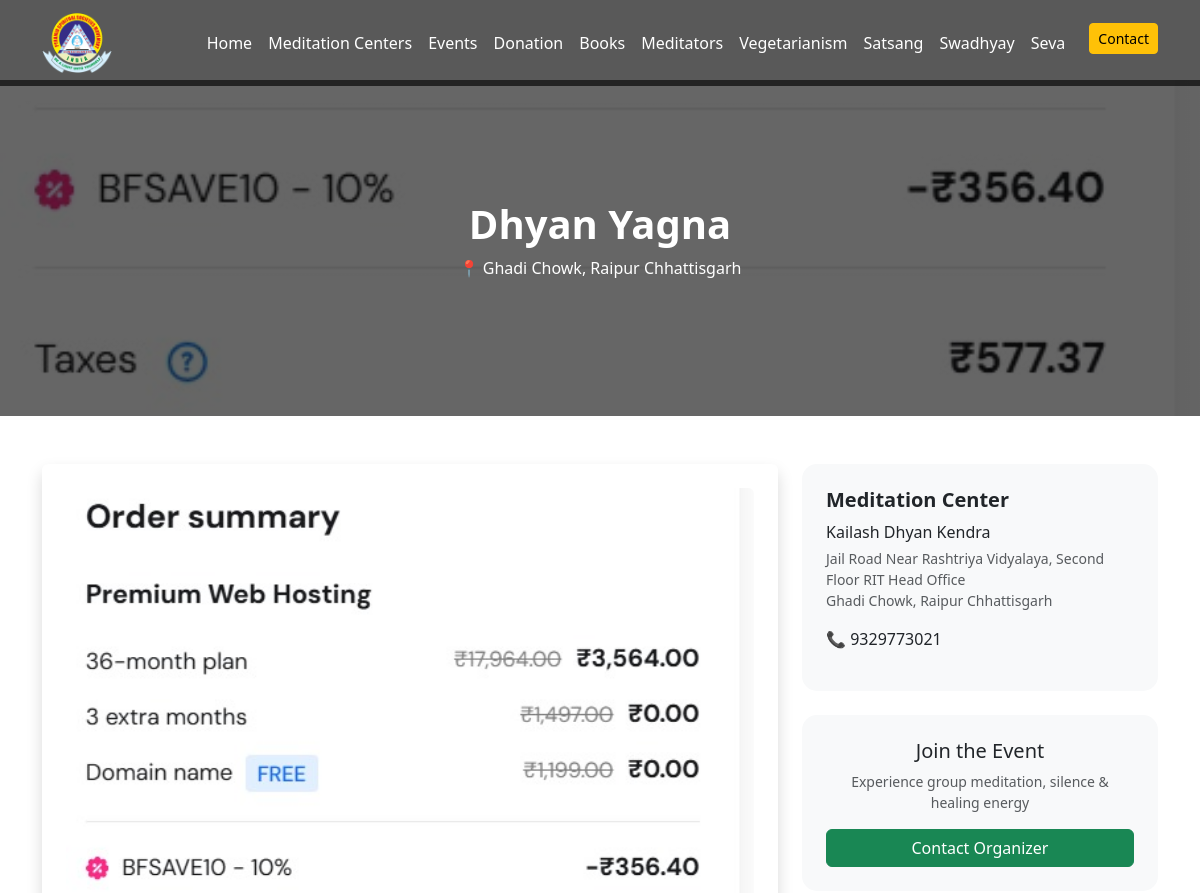
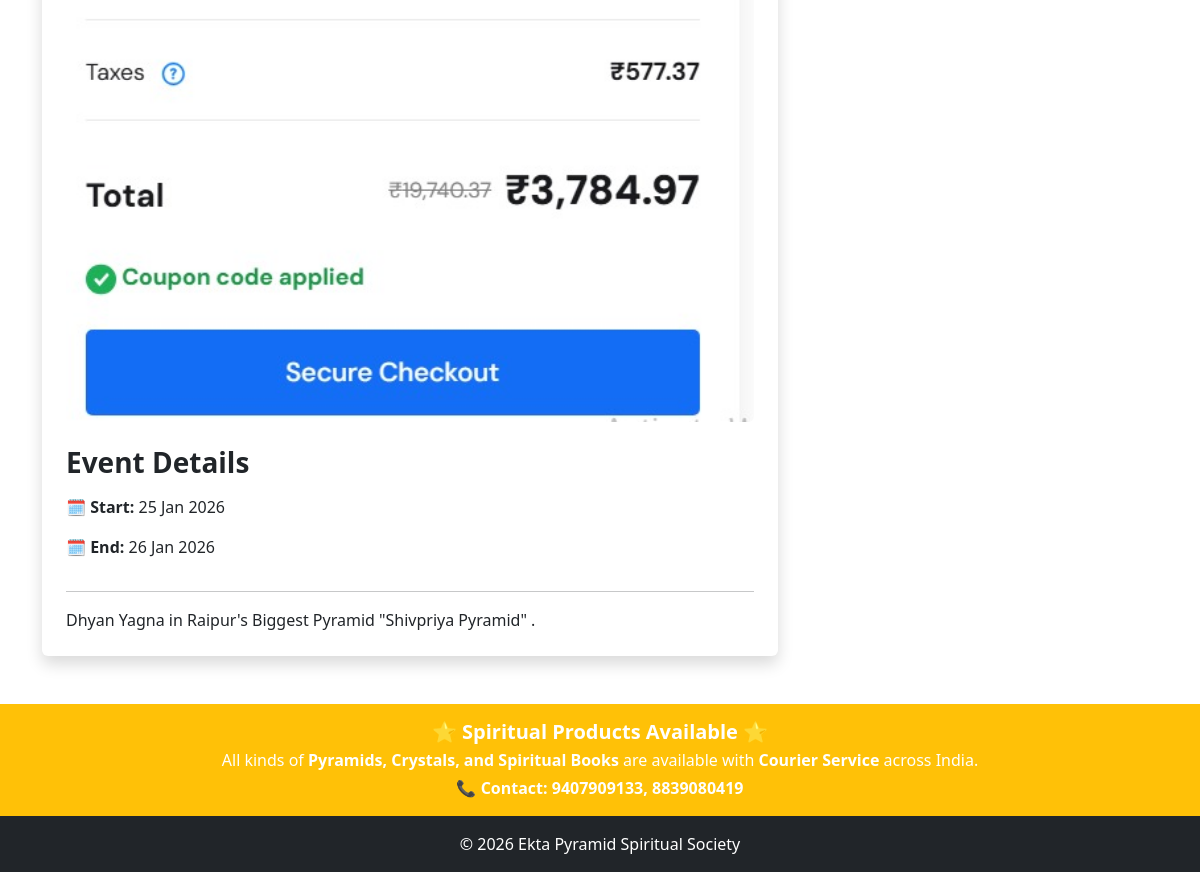
/event-detail.php?id=11, run on the app's committed database (2 pictures, top to bottom).
### tables this page shows
CREATE TABLE `events` (
  `id` int(11) NOT NULL,
  `center_id` int(11) NOT NULL,
  `name` varchar(255) NOT NULL,
  `start_date` date NOT NULL,
  `end_date` date NOT NULL,
  `photo` varchar(255) DEFAULT NULL,
  `link` text NOT NULL,
  `details` text DEFAULT NULL,
  `created_at` timestamp NOT NULL DEFAULT current_timestamp()
);

CREATE TABLE `areas` (
  `id` int(11) NOT NULL,
  `city_id` int(11) DEFAULT NULL,
  `name` varchar(100) DEFAULT NULL
);

CREATE TABLE `cities` (
  `id` int(11) NOT NULL,
  `name` varchar(100) NOT NULL
);

CREATE TABLE `meditation_centers` (
  `id` int(11) NOT NULL,
  `center_name` varchar(255) DEFAULT NULL,
  `area_id` int(11) DEFAULT NULL,
  `city_id` int(11) DEFAULT NULL,
  `address` text DEFAULT NULL,
  `contact_number` varchar(20) DEFAULT NULL,
  `email` varchar(100) NOT NULL,
  `google_business_url` varchar(255) DEFAULT NULL,
  `youtube_url` varchar(255) DEFAULT NULL,
  `google_map_url` text DEFAULT NULL
);

### event-detail.php (the view, shortened to what this page needs)
<?php
include "dbcon.php";
$event_id = (int)$_GET['id'];
$sql = "
SELECT
    e.*,
    mc.center_name,
    mc.address,
    mc.contact_number,
    mc.email,
    mc.google_map_url,
    ci.name AS city,
    a.name AS area
FROM events e
JOIN meditation_centers mc ON mc.id = e.center_id
JOIN cities ci ON ci.id = mc.city_id
LEFT JOIN areas a ON a.id = mc.area_id
WHERE e.id = ?
";
$stmt = $conn->prepare($sql);
$stmt->bind_param("i", $event_id);
$stmt->execute();
$result = $stmt->get_result();
$event = $result->fetch_assoc();
?>
<!DOCTYPE html>
<html lang="en">
<head>
<link href="assets/dist/css/bootstrap.min.css" rel="stylesheet">
</head>
<body>
<?php include "includes/header.php"; ?>
<section class="hero text-center">
    <div class="container">
        <h1 class="fw-bold"><?= ucwords(htmlspecialchars($event['name'])) ?></h1>
        <p class="mt-2">
            📍 <?= $event['area'] ?>, <?= $event['city'] ?> Chhattisgarh
        </p>
    </div>
</section>
<section class="py-5">
<div class="container">
<div class="row g-4">
    <div class="col-md-8">
        <div class="card shadow border-0 p-4">
            <div class="mb-4">
                <img
                    src="admin/crud/<?= !empty($event['photo'])
                        ? htmlspecialchars($event['photo'])
                        : 'assets/images/event-default.jpg' ?>"
                    class="img-fluid rounded w-100"
                    alt="<?= htmlspecialchars($event['name']) ?>">
            </div>
            <h3 class="fw-bold mb-3">Event Details</h3>
            <p>
                <strong>🗓 Start:</strong>
                <?= date("d M Y", strtotime($event['start_date'])) ?>
            </p>
            <p>
                <strong>🗓 End:</strong>
                <?= date("d M Y", strtotime($event['end_date'])) ?>
            </p>
            <hr>
            <div>
                <?= nl2br(htmlspecialchars($event['details'])) ?>
            </div>
        </div>
    </div>
    <div class="col-md-4">
        <div class="info-box p-4 mb-4">
            <h5 class="fw-bold">Meditation Center</h5>
            <p class="mb-1"><?= htmlspecialchars($event['center_name']) ?></p>
            <p class="small text-muted">
                <?= htmlspecialchars($event['address']) ?><br>
                <?= htmlspecialchars($event['area']) ?>, <?= htmlspecialchars($event['city']) ?> Chhattisgarh
            </p>
            <?php if (!empty($event['contact_number'])) { ?>
                <p>📞 <?= htmlspecialchars($event['contact_number']) ?></p>
            <?php } ?>
        </div>
        <div class="info-box p-4 text-center">
            <h5>Join the Event</h5>
            <p class="small text-muted">
                Experience group meditation, silence & healing energy
            </p>
            <a href="contact.php" class="btn btn-success w-100">
                Contact Organizer
            </a>
        </div>
    </div>
</div>
</div>
</section>
<?php include "includes/footer.php"; ?>
</body>
</html>

### includes/header.php (shortened to what this page needs)
<nav class="navbar navbar-expand-lg navbar-dark fixed-top custom-nav">
    <div class="container">
        <a class="navbar-brand fw-bold" href="index.php">
            <img src="assets/images/pssm.png" width="70" alt="Logo">
        </a>
        <div class="collapse navbar-collapse justify-content-end" id="mainMenu">
            <ul class="navbar-nav mb-2 mb-lg-0">
                <li class="nav-item"><a class="nav-link active" href="index.php">Home</a></li>
                <li class="nav-item"><a class="nav-link" href="meditation_centers.php">Meditation Centers</a></li>
                <li class="nav-item"><a class="nav-link" href="events.php">Events</a></li>
                <li class="nav-item"><a class="nav-link" href="donation.php">Donation</a></li>
                <li class="nav-item"><a class="nav-link" href="books.php">Books</a></li>
                <li class="nav-item"><a class="nav-link" href="meditators.php">Meditators</a></li>
                <li class="nav-item"><a class="nav-link" href="vegetarianism.php">Vegetarianism</a></li>
                <li class="nav-item"><a class="nav-link" href="satsang.php">Satsang</a></li>
                <li class="nav-item"><a class="nav-link" href="swadhyay.php">Swadhyay</a></li>
                <li class="nav-item"><a class="nav-link" href="seva.php">Seva</a></li>
                <li class="nav-item ms-lg-3">
                    <a class="btn btn-warning btn-sm" href="contact.php">Contact</a>
                </li>
            </ul>
        </div>
    </div>
</nav>

### includes/footer.php (shortened to what this page needs)
<section class="bg-warning text-white text-center py-3">
    <div class="container">
        <h5 class="fw-bold mb-1">
            🌟 Spiritual Products Available 🌟
        </h5>
        <p class="mb-0">
            All kinds of <strong>Pyramids, Crystals, and Spiritual Books</strong> are available
            with <strong>Courier Service</strong> across India.
        </p>
        <p class="fw-semibold mb-0 mt-1">
            📞 Contact: <a href="tel:9407909133" class="text-white text-decoration-none">9407909133</a>,
            <a href="tel:8839080419" class="text-white text-decoration-none">8839080419</a>
        </p>
    </div>
</section>
<footer class="bg-dark text-white text-center p-3">
    © <?= date('Y') ?> Ekta Pyramid Spiritual Society
</footer>
</body>
</html>

### includes/header.php (style rules this page uses)
.navbar { background: rgba(0,0,0,0.65) !important; }
.custom-nav { background: transparent; }
body { padding-top: 80px; }
.custom-nav { background: rgba(0,0,0,0.65); transition: background 0.3s ease; }
.navbar .nav-link, .navbar .navbar-brand { color:#fff !important; }

### data on the page
events: name "Dhyan Yagna", areas.name "Ghadi Chowk", cities.name "Raipur", photo (picture), start_date "25 Jan 2026", end_date "26 Jan 2026", details "Dhyan Yagna in Raipur's Biggest Pyramid \"Shivpriya Pyramid\" .", meditation_centers.center_name "Kailash Dhyan Kendra", meditation_centers.address "Jail Road Near Rashtriya Vidyalaya, Second Floor RIT Head Office", meditation_centers.contact_number "9329773021"
